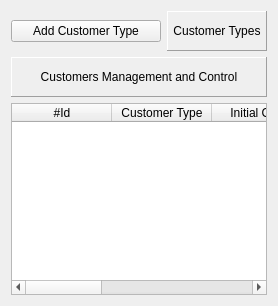
        <widget class="QWidget" name="cus07">
         <layout class="QVBoxLayout" name="verticalLayout_4">
          <item>
           <layout class="QHBoxLayout" name="horizontalLayout_16">
            <item>
             <widget class="QPushButton" name="btn_add_customer_type">
              <property name="minimumSize">
               <size>
                <width>150</width>
                <height>0</height>
               </size>
              </property>
              <property name="maximumSize">
               <size>
                <width>150</width>
                <height>16777215</height>
               </size>
              </property>
              <property name="text">
               <string>Add Customer Type</string>
              </property>
              <property name="icon">
               <iconset>
                <normaloff>:/finishing/add.png</normaloff>:/finishing/add.png</iconset>
              </property>
              <property name="iconSize">
               <size>
                <width>32</width>
                <height>32</height>
               </size>
              </property>
             </widget>
            </item>
            <item>
             <widget class="QLabel" name="label_142">
              <property name="minimumSize">
               <size>
                <width>0</width>
                <height>40</height>
               </size>
              </property>
              <property name="styleSheet">
               <string notr="true"/>
              </property>
              <property name="frameShape">
               <enum>QFrame::Panel</enum>
              </property>
              <property name="frameShadow">
               <enum>QFrame::Raised</enum>
              </property>
              <property name="text">
               <string>Customer Types</string>
              </property>
              <property name="alignment">
               <set>Qt::AlignCenter</set>
              </property>
             </widget>
            </item>
           </layout>
          </item>
          <item>
           <widget class="QLabel" name="label_139">
            <property name="minimumSize">
             <size>
              <width>0</width>
              <height>40</height>
             </size>
            </property>
            <property name="styleSheet">
             <string notr="true"/>
            </property>
            <property name="frameShape">
             <enum>QFrame::Panel</enum>
            </property>
            <property name="frameShadow">
             <enum>QFrame::Raised</enum>
            </property>
            <property name="text">
             <string>Customers Management and Control</string>
            </property>
            <property name="alignment">
             <set>Qt::AlignCenter</set>
            </property>
           </widget>
          </item>
          <item>
           <widget class="QTableWidget" name="tw_customer_types">
            <column>
             <property name="text">
              <string>#Id</string>
             </property>
            </column>
            <column>
             <property name="text">
              <string>Customer Type</string>
             </property>
            </column>
            <column>
             <property name="text">
              <string>Initial Credit</string>
             </property>
            </column>
            <column>
             <property name="text">
              <string>Modified On</string>
             </property>
            </column>
            <column>
             <property name="text">
              <string>Modified By</string>
             </property>
            </column>
            <column>
             <property name="text">
              <string>View/Edit</string>
             </property>
            </column>
           </widget>
          </item>
         </layout>
        </widget>
